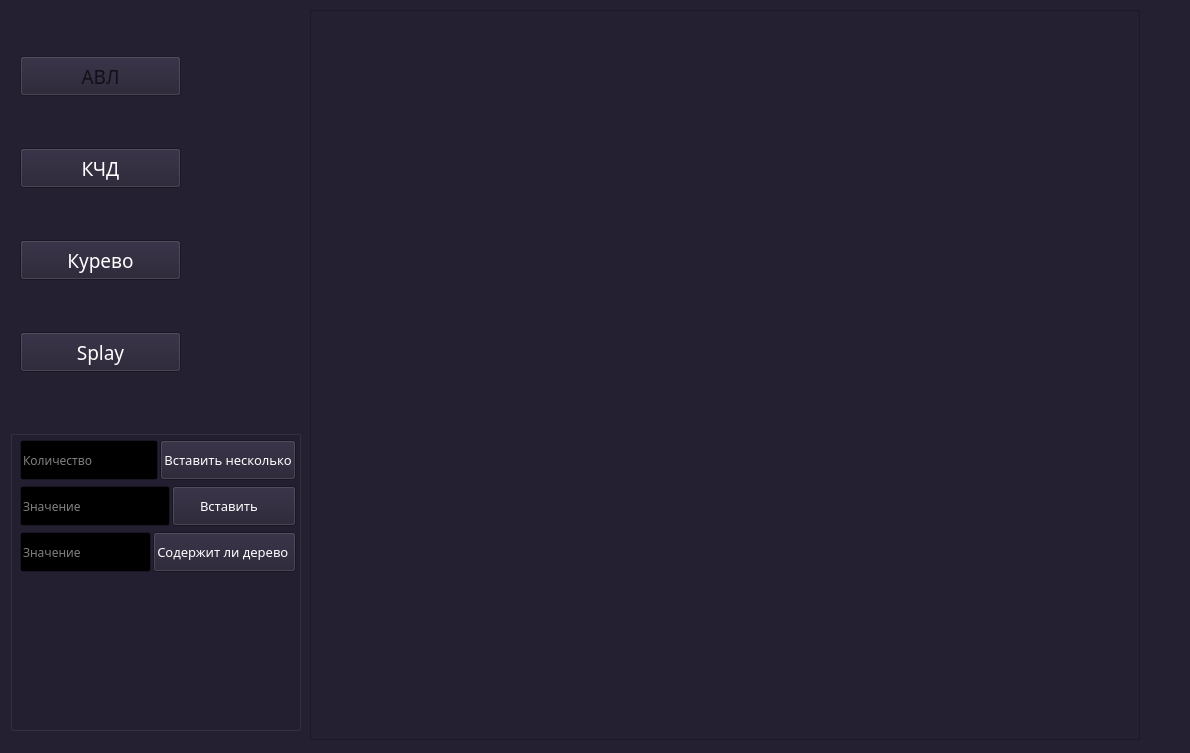
<?xml version="1.0" encoding="UTF-8"?>
<ui version="4.0">
 <class>MainWindow</class>
 <widget class="QMainWindow" name="MainWindow">
  <property name="geometry">
   <rect>
    <x>0</x>
    <y>0</y>
    <width>1190</width>
    <height>753</height>
   </rect>
  </property>
  <property name="minimumSize">
   <size>
    <width>1190</width>
    <height>753</height>
   </size>
  </property>
  <property name="maximumSize">
   <size>
    <width>1190</width>
    <height>753</height>
   </size>
  </property>
  <property name="palette">
   <palette>
    <active>
     <colorrole role="WindowText">
      <brush brushstyle="SolidPattern">
       <color alpha="255">
        <red>255</red>
        <green>255</green>
        <blue>255</blue>
       </color>
      </brush>
     </colorrole>
     <colorrole role="Button">
      <brush brushstyle="SolidPattern">
       <color alpha="255">
        <red>36</red>
        <green>31</green>
        <blue>49</blue>
       </color>
      </brush>
     </colorrole>
     <colorrole role="Light">
      <brush brushstyle="SolidPattern">
       <color alpha="255">
        <red>54</red>
        <green>46</green>
        <blue>73</blue>
       </color>
      </brush>
     </colorrole>
     <colorrole role="Midlight">
      <brush brushstyle="SolidPattern">
       <color alpha="255">
        <red>45</red>
        <green>38</green>
        <blue>61</blue>
       </color>
      </brush>
     </colorrole>
     <colorrole role="Dark">
      <brush brushstyle="SolidPattern">
       <color alpha="255">
        <red>18</red>
        <green>15</green>
        <blue>24</blue>
       </color>
      </brush>
     </colorrole>
     <colorrole role="Mid">
      <brush brushstyle="SolidPattern">
       <color alpha="255">
        <red>24</red>
        <green>21</green>
        <blue>33</blue>
       </color>
      </brush>
     </colorrole>
     <colorrole role="Text">
      <brush brushstyle="SolidPattern">
       <color alpha="255">
        <red>255</red>
        <green>255</green>
        <blue>255</blue>
       </color>
      </brush>
     </colorrole>
     <colorrole role="BrightText">
      <brush brushstyle="SolidPattern">
       <color alpha="255">
        <red>255</red>
        <green>255</green>
        <blue>255</blue>
       </color>
      </brush>
     </colorrole>
     <colorrole role="ButtonText">
      <brush brushstyle="SolidPattern">
       <color alpha="255">
        <red>255</red>
        <green>255</green>
        <blue>255</blue>
       </color>
      </brush>
     </colorrole>
     <colorrole role="Base">
      <brush brushstyle="SolidPattern">
       <color alpha="255">
        <red>0</red>
        <green>0</green>
        <blue>0</blue>
       </color>
      </brush>
     </colorrole>
     <colorrole role="Window">
      <brush brushstyle="SolidPattern">
       <color alpha="255">
        <red>36</red>
        <green>31</green>
        <blue>49</blue>
       </color>
      </brush>
     </colorrole>
     <colorrole role="Shadow">
      <brush brushstyle="SolidPattern">
       <color alpha="255">
        <red>0</red>
        <green>0</green>
        <blue>0</blue>
       </color>
      </brush>
     </colorrole>
     <colorrole role="AlternateBase">
      <brush brushstyle="SolidPattern">
       <color alpha="255">
        <red>18</red>
        <green>15</green>
        <blue>24</blue>
       </color>
      </brush>
     </colorrole>
     <colorrole role="ToolTipBase">
      <brush brushstyle="SolidPattern">
       <color alpha="255">
        <red>255</red>
        <green>255</green>
        <blue>220</blue>
       </color>
      </brush>
     </colorrole>
     <colorrole role="ToolTipText">
      <brush brushstyle="SolidPattern">
       <color alpha="255">
        <red>0</red>
        <green>0</green>
        <blue>0</blue>
       </color>
      </brush>
     </colorrole>
     <colorrole role="PlaceholderText">
      <brush brushstyle="SolidPattern">
       <color alpha="128">
        <red>255</red>
        <green>255</green>
        <blue>255</blue>
       </color>
      </brush>
     </colorrole>
    </active>
    <inactive>
     <colorrole role="WindowText">
      <brush brushstyle="SolidPattern">
       <color alpha="255">
        <red>255</red>
        <green>255</green>
        <blue>255</blue>
       </color>
      </brush>
     </colorrole>
     <colorrole role="Button">
      <brush brushstyle="SolidPattern">
       <color alpha="255">
        <red>36</red>
        <green>31</green>
        <blue>49</blue>
       </color>
      </brush>
     </colorrole>
     <colorrole role="Light">
      <brush brushstyle="SolidPattern">
       <color alpha="255">
        <red>54</red>
        <green>46</green>
        <blue>73</blue>
       </color>
      </brush>
     </colorrole>
     <colorrole role="Midlight">
      <brush brushstyle="SolidPattern">
       <color alpha="255">
        <red>45</red>
        <green>38</green>
        <blue>61</blue>
       </color>
      </brush>
     </colorrole>
     <colorrole role="Dark">
      <brush brushstyle="SolidPattern">
       <color alpha="255">
        <red>18</red>
        <green>15</green>
        <blue>24</blue>
       </color>
      </brush>
     </colorrole>
     <colorrole role="Mid">
      <brush brushstyle="SolidPattern">
       <color alpha="255">
        <red>24</red>
        <green>21</green>
        <blue>33</blue>
       </color>
      </brush>
     </colorrole>
     <colorrole role="Text">
      <brush brushstyle="SolidPattern">
       <color alpha="255">
        <red>255</red>
        <green>255</green>
        <blue>255</blue>
       </color>
      </brush>
     </colorrole>
     <colorrole role="BrightText">
      <brush brushstyle="SolidPattern">
       <color alpha="255">
        <red>255</red>
        <green>255</green>
        <blue>255</blue>
       </color>
      </brush>
     </colorrole>
     <colorrole role="ButtonText">
      <brush brushstyle="SolidPattern">
       <color alpha="255">
        <red>255</red>
        <green>255</green>
        <blue>255</blue>
       </color>
      </brush>
     </colorrole>
     <colorrole role="Base">
      <brush brushstyle="SolidPattern">
       <color alpha="255">
        <red>0</red>
        <green>0</green>
        <blue>0</blue>
       </color>
      </brush>
     </colorrole>
     <colorrole role="Window">
      <brush brushstyle="SolidPattern">
       <color alpha="255">
        <red>36</red>
        <green>31</green>
        <blue>49</blue>
       </color>
      </brush>
     </colorrole>
     <colorrole role="Shadow">
      <brush brushstyle="SolidPattern">
       <color alpha="255">
        <red>0</red>
        <green>0</green>
        <blue>0</blue>
       </color>
      </brush>
     </colorrole>
     <colorrole role="AlternateBase">
      <brush brushstyle="SolidPattern">
       <color alpha="255">
        <red>18</red>
        <green>15</green>
        <blue>24</blue>
       </color>
      </brush>
     </colorrole>
     <colorrole role="ToolTipBase">
      <brush brushstyle="SolidPattern">
       <color alpha="255">
        <red>255</red>
        <green>255</green>
        <blue>220</blue>
       </color>
      </brush>
     </colorrole>
     <colorrole role="ToolTipText">
      <brush brushstyle="SolidPattern">
       <color alpha="255">
        <red>0</red>
        <green>0</green>
        <blue>0</blue>
       </color>
      </brush>
     </colorrole>
     <colorrole role="PlaceholderText">
      <brush brushstyle="SolidPattern">
       <color alpha="128">
        <red>255</red>
        <green>255</green>
        <blue>255</blue>
       </color>
      </brush>
     </colorrole>
    </inactive>
    <disabled>
     <colorrole role="WindowText">
      <brush brushstyle="SolidPattern">
       <color alpha="255">
        <red>18</red>
        <green>15</green>
        <blue>24</blue>
       </color>
      </brush>
     </colorrole>
     <colorrole role="Button">
      <brush brushstyle="SolidPattern">
       <color alpha="255">
        <red>36</red>
        <green>31</green>
        <blue>49</blue>
       </color>
      </brush>
     </colorrole>
     <colorrole role="Light">
      <brush brushstyle="SolidPattern">
       <color alpha="255">
        <red>54</red>
        <green>46</green>
        <blue>73</blue>
       </color>
      </brush>
     </colorrole>
     <colorrole role="Midlight">
      <brush brushstyle="SolidPattern">
       <color alpha="255">
        <red>45</red>
        <green>38</green>
        <blue>61</blue>
       </color>
      </brush>
     </colorrole>
     <colorrole role="Dark">
      <brush brushstyle="SolidPattern">
       <color alpha="255">
        <red>18</red>
        <green>15</green>
        <blue>24</blue>
       </color>
      </brush>
     </colorrole>
     <colorrole role="Mid">
      <brush brushstyle="SolidPattern">
       <color alpha="255">
        <red>24</red>
        <green>21</green>
        <blue>33</blue>
       </color>
      </brush>
     </colorrole>
     <colorrole role="Text">
      <brush brushstyle="SolidPattern">
       <color alpha="255">
        <red>18</red>
        <green>15</green>
        <blue>24</blue>
       </color>
      </brush>
     </colorrole>
     <colorrole role="BrightText">
      <brush brushstyle="SolidPattern">
       <color alpha="255">
        <red>255</red>
        <green>255</green>
        <blue>255</blue>
       </color>
      </brush>
     </colorrole>
     <colorrole role="ButtonText">
      <brush brushstyle="SolidPattern">
       <color alpha="255">
        <red>18</red>
        <green>15</green>
        <blue>24</blue>
       </color>
      </brush>
     </colorrole>
     <colorrole role="Base">
      <brush brushstyle="SolidPattern">
       <color alpha="255">
        <red>36</red>
        <green>31</green>
        <blue>49</blue>
       </color>
      </brush>
     </colorrole>
     <colorrole role="Window">
      <brush brushstyle="SolidPattern">
       <color alpha="255">
        <red>36</red>
        <green>31</green>
        <blue>49</blue>
       </color>
      </brush>
     </colorrole>
     <colorrole role="Shadow">
      <brush brushstyle="SolidPattern">
       <color alpha="255">
        <red>0</red>
        <green>0</green>
        <blue>0</blue>
       </color>
      </brush>
     </colorrole>
     <colorrole role="AlternateBase">
      <brush brushstyle="SolidPattern">
       <color alpha="255">
        <red>36</red>
        <green>31</green>
        <blue>49</blue>
       </color>
      </brush>
     </colorrole>
     <colorrole role="ToolTipBase">
      <brush brushstyle="SolidPattern">
       <color alpha="255">
        <red>255</red>
        <green>255</green>
        <blue>220</blue>
       </color>
      </brush>
     </colorrole>
     <colorrole role="ToolTipText">
      <brush brushstyle="SolidPattern">
       <color alpha="255">
        <red>0</red>
        <green>0</green>
        <blue>0</blue>
       </color>
      </brush>
     </colorrole>
     <colorrole role="PlaceholderText">
      <brush brushstyle="SolidPattern">
       <color alpha="128">
        <red>255</red>
        <green>255</green>
        <blue>255</blue>
       </color>
      </brush>
     </colorrole>
    </disabled>
   </palette>
  </property>
  <property name="windowTitle">
   <string>MainWindow</string>
  </property>
  <widget class="QWidget" name="centralwidget">
   <widget class="QFrame" name="frame">
    <property name="geometry">
     <rect>
      <x>310</x>
      <y>10</y>
      <width>830</width>
      <height>730</height>
     </rect>
    </property>
    <property name="cursor">
     <cursorShape>ArrowCursor</cursorShape>
    </property>
    <property name="mouseTracking">
     <bool>false</bool>
    </property>
    <property name="frameShape">
     <enum>QFrame::StyledPanel</enum>
    </property>
    <property name="frameShadow">
     <enum>QFrame::Raised</enum>
    </property>
   </widget>
   <widget class="QGroupBox" name="groupBox">
    <property name="geometry">
     <rect>
      <x>10</x>
      <y>430</y>
      <width>291</width>
      <height>301</height>
     </rect>
    </property>
    <property name="font">
     <font>
      <family>Montserrat Medium</family>
      <pointsize>10</pointsize>
     </font>
    </property>
    <property name="title">
     <string/>
    </property>
    <widget class="QWidget" name="layoutWidget">
     <property name="geometry">
      <rect>
       <x>10</x>
       <y>10</y>
       <width>276</width>
       <height>281</height>
      </rect>
     </property>
     <layout class="QVBoxLayout" name="verticalLayout_6">
      <item>
       <layout class="QVBoxLayout" name="verticalLayout_5">
        <item>
         <layout class="QVBoxLayout" name="verticalLayout_3">
          <item>
           <layout class="QHBoxLayout" name="horizontalLayout_2">
            <property name="spacing">
             <number>2</number>
            </property>
            <item>
             <widget class="QLineEdit" name="InsertSomeLine">
              <property name="minimumSize">
               <size>
                <width>0</width>
                <height>40</height>
               </size>
              </property>
              <property name="font">
               <font>
                <family>Montserrat Medium</family>
                <pointsize>9</pointsize>
               </font>
              </property>
              <property name="inputMask">
               <string/>
              </property>
              <property name="maxLength">
               <number>32767</number>
              </property>
              <property name="alignment">
               <set>Qt::AlignLeading|Qt::AlignLeft|Qt::AlignVCenter</set>
              </property>
              <property name="placeholderText">
               <string>Количество</string>
              </property>
             </widget>
            </item>
            <item>
             <widget class="QPushButton" name="InsertSome">
              <property name="sizePolicy">
               <sizepolicy hsizetype="Maximum" vsizetype="Fixed">
                <horstretch>0</horstretch>
                <verstretch>0</verstretch>
               </sizepolicy>
              </property>
              <property name="minimumSize">
               <size>
                <width>100</width>
                <height>40</height>
               </size>
              </property>
              <property name="font">
               <font>
                <family>Montserrat Medium</family>
                <pointsize>10</pointsize>
               </font>
              </property>
              <property name="layoutDirection">
               <enum>Qt::LeftToRight</enum>
              </property>
              <property name="text">
               <string>Вставить несколько</string>
              </property>
              <property name="autoExclusive">
               <bool>false</bool>
              </property>
             </widget>
            </item>
           </layout>
          </item>
          <item>
           <layout class="QHBoxLayout" name="horizontalLayout">
            <property name="spacing">
             <number>2</number>
            </property>
            <item>
             <widget class="QLineEdit" name="InsertLine">
              <property name="minimumSize">
               <size>
                <width>0</width>
                <height>40</height>
               </size>
              </property>
              <property name="font">
               <font>
                <family>Montserrat Medium</family>
                <pointsize>9</pointsize>
               </font>
              </property>
              <property name="cursor">
               <cursorShape>ArrowCursor</cursorShape>
              </property>
              <property name="text">
               <string/>
              </property>
              <property name="placeholderText">
               <string>Значение </string>
              </property>
             </widget>
            </item>
            <item>
             <layout class="QVBoxLayout" name="verticalLayout_2"/>
            </item>
            <item>
             <widget class="QPushButton" name="Insert">
              <property name="minimumSize">
               <size>
                <width>100</width>
                <height>40</height>
               </size>
              </property>
              <property name="font">
               <font>
                <family>Montserrat Medium</family>
                <pointsize>10</pointsize>
               </font>
              </property>
              <property name="text">
               <string>       Вставить          </string>
              </property>
             </widget>
            </item>
           </layout>
          </item>
          <item>
           <layout class="QVBoxLayout" name="verticalLayout_4">
            <item>
             <layout class="QHBoxLayout" name="horizontalLayout_3">
              <property name="spacing">
               <number>2</number>
              </property>
              <item>
               <widget class="QLineEdit" name="containsLine">
                <property name="minimumSize">
                 <size>
                  <width>0</width>
                  <height>40</height>
                 </size>
                </property>
                <property name="font">
                 <font>
                  <family>Montserrat Medium</family>
                  <pointsize>9</pointsize>
                 </font>
                </property>
                <property name="placeholderText">
                 <string>Значение</string>
                </property>
               </widget>
              </item>
              <item>
               <widget class="QPushButton" name="containsBtn">
                <property name="minimumSize">
                 <size>
                  <width>100</width>
                  <height>40</height>
                 </size>
                </property>
                <property name="font">
                 <font>
                  <family>Montserrat Medium</family>
                  <pointsize>10</pointsize>
                 </font>
                </property>
                <property name="text">
                 <string>Содержит ли дерево </string>
                </property>
               </widget>
              </item>
             </layout>
            </item>
            <item>
             <widget class="QLabel" name="containsResult">
              <property name="font">
               <font>
                <family>Montserrat Medium</family>
                <pointsize>9</pointsize>
               </font>
              </property>
              <property name="text">
               <string/>
              </property>
              <property name="alignment">
               <set>Qt::AlignCenter</set>
              </property>
             </widget>
            </item>
           </layout>
          </item>
         </layout>
        </item>
       </layout>
      </item>
     </layout>
    </widget>
   </widget>
   <widget class="QWidget" name="layoutWidget">
    <property name="geometry">
     <rect>
      <x>20</x>
      <y>10</y>
      <width>161</width>
      <height>411</height>
     </rect>
    </property>
    <layout class="QGridLayout" name="gridLayout">
     <item row="0" column="0">
      <widget class="QPushButton" name="AVLButton">
       <property name="enabled">
        <bool>false</bool>
       </property>
       <property name="minimumSize">
        <size>
         <width>0</width>
         <height>40</height>
        </size>
       </property>
       <property name="font">
        <font>
         <family>Montserrat Medium</family>
         <pointsize>14</pointsize>
        </font>
       </property>
       <property name="text">
        <string>АВЛ</string>
       </property>
      </widget>
     </item>
     <item row="1" column="0">
      <widget class="QPushButton" name="RBButton">
       <property name="minimumSize">
        <size>
         <width>0</width>
         <height>40</height>
        </size>
       </property>
       <property name="font">
        <font>
         <family>Montserrat Medium</family>
         <pointsize>14</pointsize>
        </font>
       </property>
       <property name="text">
        <string>КЧД</string>
       </property>
      </widget>
     </item>
     <item row="2" column="0">
      <widget class="QPushButton" name="DDButton">
       <property name="minimumSize">
        <size>
         <width>0</width>
         <height>40</height>
        </size>
       </property>
       <property name="font">
        <font>
         <family>Montserrat Medium</family>
         <pointsize>14</pointsize>
        </font>
       </property>
       <property name="text">
        <string>Курево</string>
       </property>
      </widget>
     </item>
     <item row="3" column="0">
      <widget class="QPushButton" name="SplayButton">
       <property name="minimumSize">
        <size>
         <width>0</width>
         <height>40</height>
        </size>
       </property>
       <property name="font">
        <font>
         <family>Montserrat Medium</family>
         <pointsize>14</pointsize>
        </font>
       </property>
       <property name="text">
        <string>Splay</string>
       </property>
      </widget>
     </item>
    </layout>
   </widget>
  </widget>
 </widget>
 <resources/>
 <connections/>
</ui>
